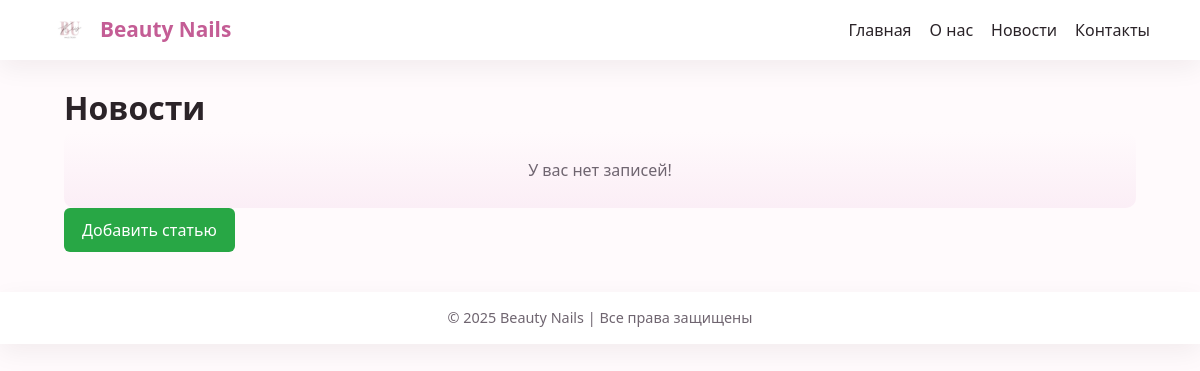
The page /news/ on the database as committed earlier.
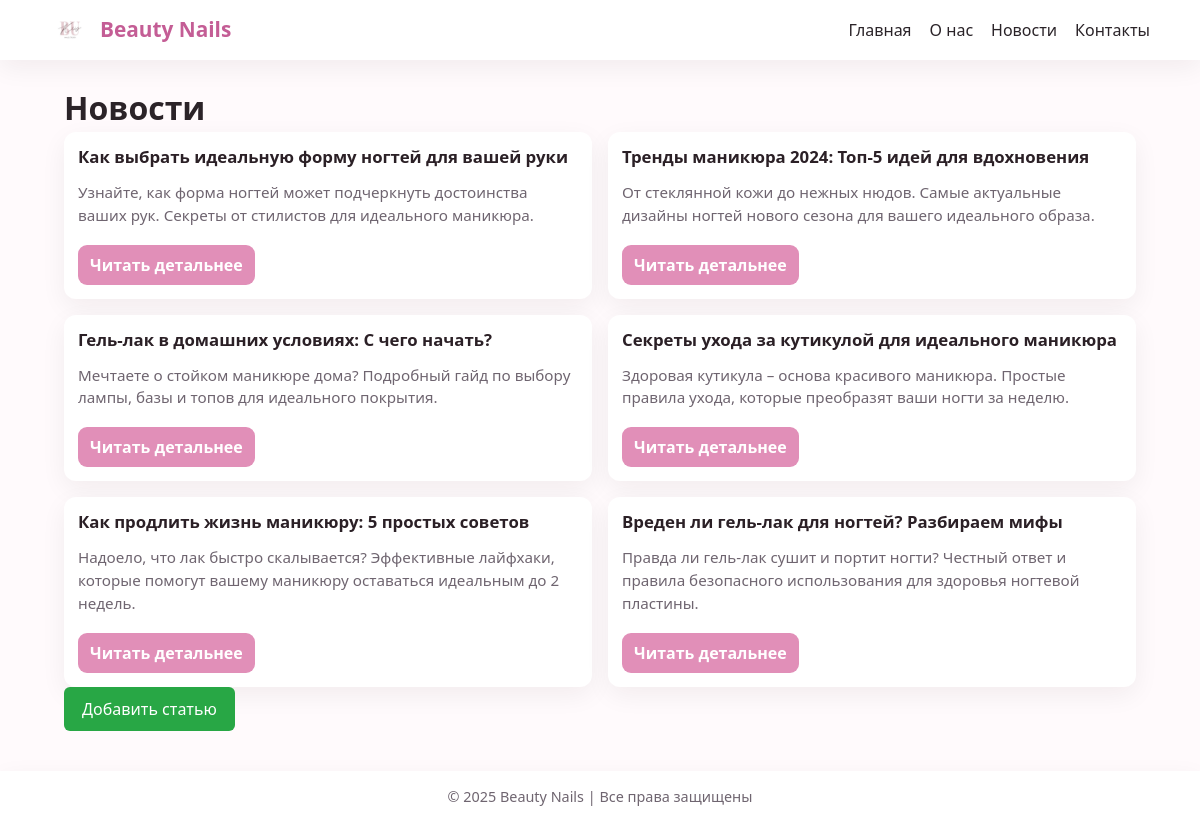
The same page on the database as committed later.
### news/models.py (models this page shows, shortened)
class Articles(models.Model):
    title = models.CharField('Название', max_length=50)
    anons = models.CharField('Анонс', max_length=250)
    full_text = models.TextField('Статья')
    date = models.DateTimeField('Дата публикации')
    class Meta:
        verbose_name = 'Новость'
        verbose_name_plural = 'Новости'

### news/views.py (the view)
def news_home(request):
    news = Articles.objects.order_by('-date')
    return render(request, "news/news_home.html", {'news': news})

### news/templates/news/news_home.html (shortened to what this page needs)
{% extends 'main/layout.html'%}
{% block content %}
<div class="news-wrap news-container">
  <h1 class="news-title">Новости</h1>
  {% if news %}
    <div class="news-list">
      {% for el in news %}
        <article class="news-card">
          <div class="news-card__body">
            <h3 class="news-card__title">{{ el.title }}</h3>
            <p class="news-card__excerpt">{{ el.anons }}</p>
            <a href="{% url 'news-detail' el.id %}" class="btn-read">Читать детальнее</a>
          </div>
        </article>
      {% endfor %}
    </div>
  {% else %}
    <div class="empty">У вас нет записей!</div>
  {% endif %}
  <a href="{% url 'create' %}" class="btn btn-success">Добавить статью</a>
</div>
{% endblock %}

### main/templates/main/layout.html (shortened to what this page needs)
{% load static %}
<!DOCTYPE html>
<html lang="ru">
<head>
    <link rel="stylesheet" href="{% static 'main/css/main.css' %}">
</head>
<body>
    <header class="site-header">
        <div class="header-inner">
            <div class="logo">
                <img src="{% static 'main/img/photo_2025-10-16_22-01-30.jpg' %}" alt="Логотип салона">
                <span>Beauty Nails</span>
            </div>
            <nav class="top-nav">
                <ul>
                    <li><a href="{% url 'home' %}">Главная</a></li>
                    <li><a href="{% url 'about' %}">О нас</a></li>
                    <li><a href="{% url 'news_home' %}">Новости</a></li>
                    <li><a href="#">Контакты</a></li>
                </ul>
            </nav>
        </div>
    </header>
    <main class="site-content">
        {% block content %}
        {% endblock %}
    </main>
    <footer class="site-footer">
        <p>© 2025 Beauty Nails | Все права защищены</p>
    </footer>
</body>
</html>

### main/static/main/css/main.css (style rules this page uses)
:root { --bg: #fffafc; --panel: #ffffff; --accent: #e18fb8; --accent-dark: #c45d95; --accent-soft: #fbe9f2; --text: #2a2328; --muted: #7a6b74; --shadow: 0 6px 18px rgba(0, 0, 0, 0.06); --radius: 12px; --transition: 0.25s ease; }
* { box-sizing: border-box; margin: 0; padding: 0; }
body { font-family: "Segoe UI", Roboto, sans-serif; background: var(--bg); color: var(--text); line-height: 1.5; }
.site-header { background: var(--panel); box-shadow: var(--shadow); padding: 10px 20px; position: sticky; top: 0; z-index: 100; }
.header-inner { max-width: 1100px; margin: 0 auto; display: flex; align-items: center; justify-content: space-between; }
.logo { display: flex; align-items: center; gap: 10px; font-weight: bold; font-size: 1.3rem; color: var(--accent-dark); }
.logo img { width: 40px; height: 40px; border-radius: 50%; object-fit: cover; }
.top-nav ul { list-style: none; display: flex; gap: 18px; }
.top-nav a { text-decoration: none; color: var(--text); font-weight: 500; transition: color var(--transition); }
.site-footer { background: var(--panel); text-align: center; padding: 15px; margin-top: 40px; box-shadow: var(--shadow); color: var(--muted); font-size: 0.9rem; }
:root { --bg: #fffafc; --card: #ffffff; --accent: #e18fb8; --accent-dark: #c45d95; --muted: #6f6570; --radius: 12px; --shadow: 0 8px 26px rgba(27,18,22,0.06); --gap: 16px; }
.news-container, .news-container * { box-sizing: border-box; }
.news-container { font-family: "Segoe UI", Roboto, Arial, sans-serif; color:#2b2328; }
.news-wrap { max-width: 1100px; margin: 24px auto; padding: 0 14px; }
.news-list { display:grid; grid-template-columns: repeat(2, 1fr); gap: var(--gap); }
.news-card { background: var(--card); border-radius: var(--radius); box-shadow: var(--shadow); overflow:hidden; display:flex; flex-direction:column; transition: transform .18s ease, box-shadow .18s ease; }
.news-card__body { padding:14px; display:flex; flex-direction:column; gap:10px; flex:1; }
.news-card__title { font-size:1.05rem; color:#2b2026; margin:0; line-height:1.25; }
.news-card__excerpt { color:var(--muted); font-size:0.95rem; margin-top:4px; flex:1; }
.btn-read { display:inline-block; margin-top:8px; text-decoration:none; color:white; background:var(--accent); padding:8px 12px; border-radius:9px; font-weight:600; align-self:flex-start; transition: background .15s ease, transform .15s ease; }
.btn-success { display: inline-block; background-color: #28a745; color: white; padding: 10px 18px; border-radius: 6px; text-decoration: none; font-weight: 500; transition: 0.3s; }

Rows that differ between the two databases and show on the page:
added Articles: title "Как выбрать идеальную форму ногтей для вашей руки", anons "Узнайте, как форма ногтей может подчеркнуть достоинства ваших рук. Секреты от стилистов для идеального маникюра."
added Articles: title "Тренды маникюра 2024: Топ-5 идей для вдохновения", anons "От стеклянной кожи до нежных нюдов. Самые актуальные дизайны ногтей нового сезона для вашего идеального образа."
added Articles: title "Гель-лак в домашних условиях: С чего начать?", anons "Мечтаете о стойком маникюре дома? Подробный гайд по выбору лампы, базы и топов для идеального покрытия."
added Articles: title "Секреты ухода за кутикулой для идеального маникюра", anons "Здоровая кутикула – основа красивого маникюра. Простые правила ухода, которые преобразят ваши ногти за неделю."
added Articles: title "Как продлить жизнь маникюру: 5 простых советов", anons "Надоело, что лак быстро скалывается? Эффективные лайфхаки, которые помогут вашему маникюру оставаться идеальным до 2 недель."
added Articles: title "Вреден ли гель-лак для ногтей? Разбираем мифы", anons "Правда ли гель-лак сушит и портит ногти? Честный ответ и правила безопасного использования для здоровья ногтевой пластины."
Other text that changed with them:
text no longer shown: "У вас нет записей!"
